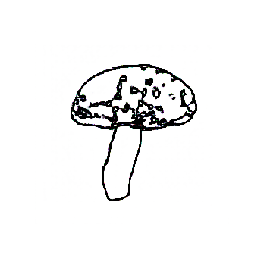
//> input picture Smoothening/input.png, 256 x 256 px
$ ./Smoothen input.png   (built with g++ and OpenCV 4)
//> lines starting //> are read from the running program, lines starting //| are printed output that depends on the picture; after the words box and inside, x2 and y2 are one past the last pixel; in counts of white or black regions, pixels touching at a corner belong together
#include <opencv2/highgui.hpp>
#include <opencv2/imgproc.hpp>
#include <iostream>

using namespace cv;
using namespace std;

// To compile:
// g++ smooth.cpp -o smooth pkg-config --cflags --libs opencv

int main( int argc, const char** argv )
{
    Mat im = imread(argv[1], 0);
//> im: 256 rows x 256 cols, CV_8UC1; min 0, max 255, mean 244.1

    Mat cont = ~im;
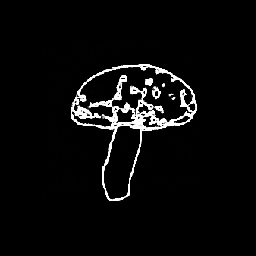
//> cont: 256 rows x 256 cols, CV_8UC1; min 0, max 255, mean 10.9
    Mat original = Mat::zeros(im.rows, im.cols, CV_8UC3);
    Mat smoothed = Mat(im.rows, im.cols, CV_8UC3, Scalar(255,255,255));

    // contour smoothing parameters for gaussian filter
    int filterRadius = 2;
    int filterSize = 2 * filterRadius + 1;
    double sigma = 1;

    vector<vector<Point> > contours;
    vector<Vec4i> hierarchy;
    // find contours and store all contour points
    findContours(cont, contours, hierarchy, CV_RETR_CCOMP, CV_CHAIN_APPROX_NONE, Point(0, 0));
//> contours = 412 contours, 387 with area under 20; largest, box (x1, y1, x2, y2) and area: (70, 63, 199, 202) 8766, (79, 66, 188, 120) 2388, (104, 126, 141, 199) 1720, (90, 106, 113, 117) 156, (79, 118, 111, 126) 154
    for(size_t j = 0; j < contours.size(); j++)
    {
        // extract x and y coordinates of points. we'll consider these as 1-D signals
        // add circular padding to 1-D signals
        size_t len = contours[j].size() + 2 * filterRadius;
        size_t idx = (contours[j].size() - filterRadius);
        vector<float> x, y;
        for (size_t i = 0; i < len; i++)
        {
            x.push_back(contours[j][(idx + i) % contours[j].size()].x);
            y.push_back(contours[j][(idx + i) % contours[j].size()].y);
        }
        // filter 1-D signals
        vector<float> xFilt, yFilt;
        GaussianBlur(x, xFilt, Size(filterSize, filterSize), sigma, sigma);
        GaussianBlur(y, yFilt, Size(filterSize, filterSize), sigma, sigma);
        // build smoothed contour
        vector<vector<Point> > smoothContours;
        vector<Point> smooth;
        for (size_t i = filterRadius; i < contours[j].size() + filterRadius; i++)
        {
            smooth.push_back(Point(xFilt[i], yFilt[i]));
        }
        smoothContours.push_back(smooth);

        Scalar color;

        if(hierarchy[j][3] < 0 )
        {
            color = Scalar(0,0,0);
        }
        else
        {
            color = Scalar(255,255,255);
        }
        drawContours(smoothed, smoothContours, 0, color, -1);
    }
//> this loop made 412 passes
//> (len, idx) on passes 1 to 3: (6, 0), (5, -1), (5, -1)
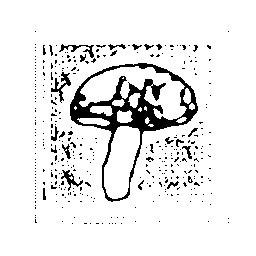
//> smoothed: 256 rows x 256 cols, CV_8UC3; 91.6% white; 361 black regions (336 under 20 px), largest, box (x1, y1, x2, y2) and area: (70, 63, 198, 202) 3502, (51, 72, 71, 103) 182, (59, 44, 94, 58) 135
    imshow( "result", smoothed );
    waitKey(0);
}

$ run again, on Smoothening/prediction_6.png
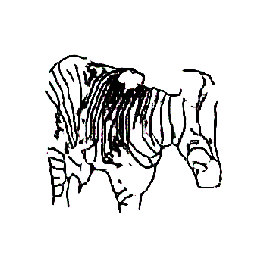
//> input picture Smoothening/prediction_6.png, 256 x 256 px
//> `Mat cont = ~im;`:
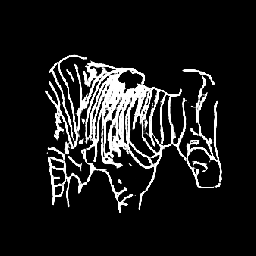
//> cont: 256 rows x 256 cols, CV_8UC1; min 0, max 255, mean 28.1
//> contours = 73 contours, 37 with area under 20; largest, box (x1, y1, x2, y2) and area: (44, 54, 222, 214) 16924, (93, 126, 154, 202) 1219, (60, 56, 91, 111) 636, (179, 102, 210, 157) 524, (194, 159, 220, 188) 460
//> the loop `for(size_t j = 0; j < contours.size(); j++)` made 73 passes
//> (len, idx) on passes 1 to 8: (5, -1), (19, 13), (5, -1), (10, 4), (40, 34), (1101, 1095), (29, 23), (23, 17)
//> after the loop `for(size_t j = 0; j < contours.size(); j++)`:
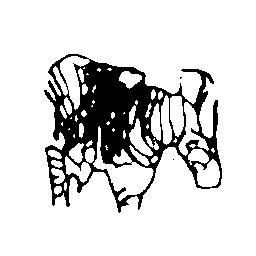
//> smoothed: 256 rows x 256 cols, CV_8UC3; 84.6% white; 3 black regions (2 under 20 px), largest, box (x1, y1, x2, y2) and area: (44, 54, 222, 213) 10074
